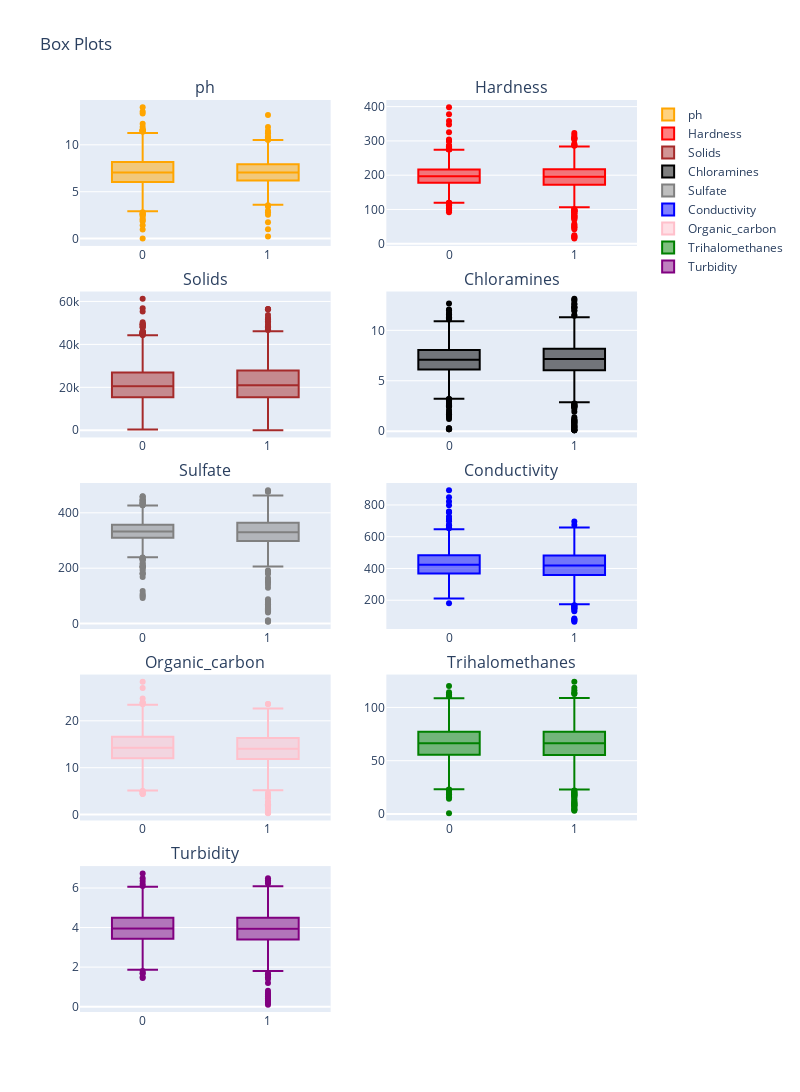

The code cell stored with this chart in its notebook:
### Code cell
fig = make_subplots(rows=5, cols=2, 
                    subplot_titles=('ph', 'Hardness', 'Solids', 'Chloramines', 'Sulfate', 
                                   'Conductivity','Organic_carbon', 'Trihalomethanes', 'Turbidity'),
                    vertical_spacing=0.05)

# Row 1
fig.add_trace(go.Box(y=data['ph'],x=data['Potability'], name='ph', marker_color='orange'), row=1, col=1)
fig.add_trace(go.Box(y=data['Hardness'],x=data['Potability'], name='Hardness', marker_color='red'), row=1, col=2)

# Row 2
fig.add_trace(go.Box(y=data['Solids'],x=data['Potability'], name='Solids', marker_color='brown'), row=2, col=1)
fig.add_trace(go.Box(y=data['Chloramines'],x=data['Potability'], name='Chloramines', marker_color='Black'), row=2, col=2)

# Row 3
fig.add_trace(go.Box(y=data['Sulfate'],x=data['Potability'], name='Sulfate', marker_color='grey'), row=3, col=1)
fig.add_trace(go.Box(y=data['Conductivity'],x=data['Potability'], name='Conductivity', marker_color='blue'), row=3, col=2)

# Row 4
fig.add_trace(go.Box(y=data['Organic_carbon'],x=data['Potability'], name='Organic_carbon', marker_color='pink'), row=4, col=1)
fig.add_trace(go.Box(y=data['Trihalomethanes'],x=data['Potability'], name='Trihalomethanes', marker_color='green'), row=4, col=2)

# Row 5
fig.add_trace(go.Box(y=data['Turbidity'],x=data['Potability'], name='Turbidity', marker_color='purple'), row=5, col=1)

fig.update_layout(height=2400, width=800, title_text="Box Plots")
fig.show()

### Figure 1 — Plotly figure (JSON) as saved in the notebook; plotly's stock layout.template omitted (floating-point values rounded to 4 significant figures; data arrays with more than 128 entries replaced by an {"elided": "..."} marker saying what was removed)
{"data": [{"marker": {"color": "orange"}, "name": "ph", "type": "box", "x": {"elided": "3326 int values"}, "xaxis": "x", "y": {"elided": "3326 float values"}, "yaxis": "y"}, {"marker": {"color": "red"}, "name": "Hardness", "type": "box", "x": {"elided": "3326 int values"}, "xaxis": "x2", "y": {"elided": "3326 float values"}, "yaxis": "y2"}, {"marker": {"color": "brown"}, "name": "Solids", "type": "box", "x": {"elided": "3326 int values"}, "xaxis": "x3", "y": {"elided": "3326 float values"}, "yaxis": "y3"}, {"marker": {"color": "Black"}, "name": "Chloramines", "type": "box", "x": {"elided": "3326 int values"}, "xaxis": "x4", "y": {"elided": "3326 float values"}, "yaxis": "y4"}, {"marker": {"color": "grey"}, "name": "Sulfate", "type": "box", "x": {"elided": "3326 int values"}, "xaxis": "x5", "y": {"elided": "3326 float values"}, "yaxis": "y5"}, {"marker": {"color": "blue"}, "name": "Conductivity", "type": "box", "x": {"elided": "3326 int values"}, "xaxis": "x6", "y": {"elided": "3326 float values"}, "yaxis": "y6"}, {"marker": {"color": "pink"}, "name": "Organic_carbon", "type": "box", "x": {"elided": "3326 int values"}, "xaxis": "x7", "y": {"elided": "3326 float values"}, "yaxis": "y7"}, {"marker": {"color": "green"}, "name": "Trihalomethanes", "type": "box", "x": {"elided": "3326 int values"}, "xaxis": "x8", "y": {"elided": "3326 float values"}, "yaxis": "y8"}, {"marker": {"color": "purple"}, "name": "Turbidity", "type": "box", "x": {"elided": "3326 int values"}, "xaxis": "x9", "y": {"elided": "3326 float values"}, "yaxis": "y9"}], "layout": {"annotations": [{"font": {"size": 16}, "showarrow": false, "text": "ph", "x": 0.225, "xanchor": "center", "xref": "paper", "y": 1, "yanchor": "bottom", "yref": "paper"}, {"font": {"size": 16}, "showarrow": false, "text": "Hardness", "x": 0.775, "xanchor": "center", "xref": "paper", "y": 1, "yanchor": "bottom", "yref": "paper"}, {"font": {"size": 16}, "showarrow": false, "text": "Solids", "x": 0.225, "xanchor": "center", "xref": "paper", "y": 0.79, "yanchor": "bottom", "yref": "paper"}, {"font": {"size": 16}, "showarrow": false, "text": "Chloramines", "x": 0.775, "xanchor": "center", "xref": "paper", "y": 0.79, "yanchor": "bottom", "yref": "paper"}, {"font": {"size": 16}, "showarrow": false, "text": "Sulfate", "x": 0.225, "xanchor": "center", "xref": "paper", "y": 0.58, "yanchor": "bottom", "yref": "paper"}, {"font": {"size": 16}, "showarrow": false, "text": "Conductivity", "x": 0.775, "xanchor": "center", "xref": "paper", "y": 0.58, "yanchor": "bottom", "yref": "paper"}, {"font": {"size": 16}, "showarrow": false, "text": "Organic_carbon", "x": 0.225, "xanchor": "center", "xref": "paper", "y": 0.37, "yanchor": "bottom", "yref": "paper"}, {"font": {"size": 16}, "showarrow": false, "text": "Trihalomethanes", "x": 0.775, "xanchor": "center", "xref": "paper", "y": 0.37, "yanchor": "bottom", "yref": "paper"}, {"font": {"size": 16}, "showarrow": false, "text": "Turbidity", "x": 0.225, "xanchor": "center", "xref": "paper", "y": 0.16, "yanchor": "bottom", "yref": "paper"}], "height": 2400, "title": {"text": "Box Plots"}, "width": 800, "xaxis": {"anchor": "y", "domain": [0, 0.45]}, "xaxis10": {"anchor": "y10", "domain": [0.55, 1]}, "xaxis2": {"anchor": "y2", "domain": [0.55, 1]}, "xaxis3": {"anchor": "y3", "domain": [0, 0.45]}, "xaxis4": {"anchor": "y4", "domain": [0.55, 1]}, "xaxis5": {"anchor": "y5", "domain": [0, 0.45]}, "xaxis6": {"anchor": "y6", "domain": [0.55, 1]}, "xaxis7": {"anchor": "y7", "domain": [0, 0.45]}, "xaxis8": {"anchor": "y8", "domain": [0.55, 1]}, "xaxis9": {"anchor": "y9", "domain": [0, 0.45]}, "yaxis": {"anchor": "x", "domain": [0.84, 1]}, "yaxis10": {"anchor": "x10", "domain": [0, 0.16]}, "yaxis2": {"anchor": "x2", "domain": [0.84, 1]}, "yaxis3": {"anchor": "x3", "domain": [0.63, 0.79]}, "yaxis4": {"anchor": "x4", "domain": [0.63, 0.79]}, "yaxis5": {"anchor": "x5", "domain": [0.42, 0.58]}, "yaxis6": {"anchor": "x6", "domain": [0.42, 0.58]}, "yaxis7": {"anchor": "x7", "domain": [0.21, 0.37]}, "yaxis8": {"anchor": "x8", "domain": [0.21, 0.37]}, "yaxis9": {"anchor": "x9", "domain": [0, 0.16]}}}
